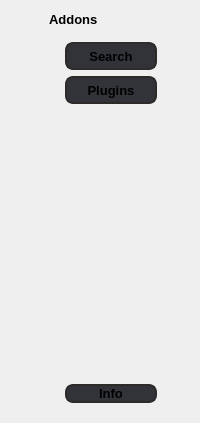
          <widget class="QWidget" name="page_14">
           <layout class="QGridLayout" name="gridLayout_34">
            <item row="0" column="0">
             <widget class="QPushButton" name="pushButton_48">
              <property name="sizePolicy">
               <sizepolicy hsizetype="Fixed" vsizetype="Fixed">
                <horstretch>0</horstretch>
                <verstretch>0</verstretch>
               </sizepolicy>
              </property>
              <property name="minimumSize">
               <size>
                <width>16</width>
                <height>16</height>
               </size>
              </property>
              <property name="styleSheet">
               <string notr="true">QPushButton {
	border-radius: 5px;
}

QPushButton:hover {
	background-color: rgb(76, 78, 84);
}

QPushButton:pressed {
	background-color: rgb(66, 68, 74);
	color: rgb(30, 31, 34);
}</string>
              </property>
              <property name="text">
               <string/>
              </property>
              <property name="icon">
               <iconset>
                <normalon>res/left_ar.png</normalon>
               </iconset>
              </property>
             </widget>
            </item>
            <item row="0" column="1">
             <widget class="QLabel" name="label_14">
              <property name="font">
               <font>
                <pointsize>10</pointsize>
                <weight>75</weight>
                <bold>true</bold>
               </font>
              </property>
              <property name="text">
               <string>Addons</string>
              </property>
             </widget>
            </item>
            <item row="1" column="0" colspan="2">
             <widget class="QFrame" name="frame_18">
              <property name="styleSheet">
               <string notr="true">QPushButton {
	background-color: rgb(49, 51, 56);
	border-radius: 8px;
    border: 2px solid #2d2a2a;
}

QPushButton:hover {
	background-color: rgb(59, 61, 66);
}

QPushButton:checked {
	background-color: rgb(76, 78, 84);
}</string>
              </property>
              <property name="frameShape">
               <enum>QFrame::NoFrame</enum>
              </property>
              <property name="frameShadow">
               <enum>QFrame::Raised</enum>
              </property>
              <layout class="QGridLayout" name="gridLayout_33">
               <item row="4" column="2">
                <widget class="QPushButton" name="pushButton_47">
                 <property name="font">
                  <font>
                   <pointsize>10</pointsize>
                   <weight>75</weight>
                   <bold>true</bold>
                  </font>
                 </property>
                 <property name="text">
                  <string>Info</string>
                 </property>
                </widget>
               </item>
               <item row="4" column="1">
                <widget class="QLabel" name="label_33">
                 <property name="sizePolicy">
                  <sizepolicy hsizetype="Fixed" vsizetype="Fixed">
                   <horstretch>0</horstretch>
                   <verstretch>0</verstretch>
                  </sizepolicy>
                 </property>
                 <property name="minimumSize">
                  <size>
                   <width>16</width>
                   <height>16</height>
                  </size>
                 </property>
                 <property name="maximumSize">
                  <size>
                   <width>16</width>
                   <height>16</height>
                  </size>
                 </property>
                 <property name="text">
                  <string/>
                 </property>
                 <property name="pixmap">
                  <pixmap>res/info_.png</pixmap>
                 </property>
                 <property name="scaledContents">
                  <bool>true</bool>
                 </property>
                </widget>
               </item>
               <item row="1" column="1">
                <widget class="QLabel" name="label_15">
                 <property name="sizePolicy">
                  <sizepolicy hsizetype="Fixed" vsizetype="Fixed">
                   <horstretch>0</horstretch>
                   <verstretch>0</verstretch>
                  </sizepolicy>
                 </property>
                 <property name="minimumSize">
                  <size>
                   <width>16</width>
                   <height>16</height>
                  </size>
                 </property>
                 <property name="maximumSize">
                  <size>
                   <width>16</width>
                   <height>16</height>
                  </size>
                 </property>
                 <property name="text">
                  <string/>
                 </property>
                 <property name="pixmap">
                  <pixmap>res/search.png</pixmap>
                 </property>
                 <property name="scaledContents">
                  <bool>true</bool>
                 </property>
                </widget>
               </item>
               <item row="2" column="1">
                <widget class="QLabel" name="label_30">
                 <property name="sizePolicy">
                  <sizepolicy hsizetype="Fixed" vsizetype="Fixed">
                   <horstretch>0</horstretch>
                   <verstretch>0</verstretch>
                  </sizepolicy>
                 </property>
                 <property name="minimumSize">
                  <size>
                   <width>16</width>
                   <height>16</height>
                  </size>
                 </property>
                 <property name="maximumSize">
                  <size>
                   <width>16</width>
                   <height>16</height>
                  </size>
                 </property>
                 <property name="text">
                  <string/>
                 </property>
                 <property name="pixmap">
                  <pixmap>res/plugin.png</pixmap>
                 </property>
                 <property name="scaledContents">
                  <bool>true</bool>
                 </property>
                </widget>
               </item>
               <item row="1" column="2">
                <widget class="QPushButton" name="pushButton_31">
                 <property name="minimumSize">
                  <size>
                   <width>92</width>
                   <height>28</height>
                  </size>
                 </property>
                 <property name="font">
                  <font>
                   <pointsize>10</pointsize>
                   <weight>75</weight>
                   <bold>true</bold>
                  </font>
                 </property>
                 <property name="layoutDirection">
                  <enum>Qt::LeftToRight</enum>
                 </property>
                 <property name="text">
                  <string>Search</string>
                 </property>
                 <property name="checkable">
                  <bool>true</bool>
                 </property>
                 <property name="autoRepeat">
                  <bool>true</bool>
                 </property>
                 <property name="autoExclusive">
                  <bool>true</bool>
                 </property>
                </widget>
               </item>
               <item row="2" column="2">
                <widget class="QPushButton" name="pushButton_41">
                 <property name="minimumSize">
                  <size>
                   <width>92</width>
                   <height>28</height>
                  </size>
                 </property>
                 <property name="font">
                  <font>
                   <pointsize>10</pointsize>
                   <weight>75</weight>
                   <bold>true</bold>
                  </font>
                 </property>
                 <property name="layoutDirection">
                  <enum>Qt::LeftToRight</enum>
                 </property>
                 <property name="text">
                  <string>Plugins</string>
                 </property>
                 <property name="checkable">
                  <bool>true</bool>
                 </property>
                 <property name="autoRepeat">
                  <bool>true</bool>
                 </property>
                 <property name="autoExclusive">
                  <bool>true</bool>
                 </property>
                </widget>
               </item>
               <item row="3" column="2">
                <spacer name="verticalSpacer_14">
                 <property name="orientation">
                  <enum>Qt::Vertical</enum>
                 </property>
                 <property name="sizeHint" stdset="0">
                  <size>
                   <width>12</width>
                   <height>274</height>
                  </size>
                 </property>
                </spacer>
               </item>
               <item row="1" column="0">
                <spacer name="horizontalSpacer_16">
                 <property name="orientation">
                  <enum>Qt::Horizontal</enum>
                 </property>
                 <property name="sizeHint" stdset="0">
                  <size>
                   <width>6</width>
                   <height>20</height>
                  </size>
                 </property>
                </spacer>
               </item>
               <item row="1" column="3">
                <spacer name="horizontalSpacer_15">
                 <property name="orientation">
                  <enum>Qt::Horizontal</enum>
                 </property>
                 <property name="sizeHint" stdset="0">
                  <size>
                   <width>6</width>
                   <height>20</height>
                  </size>
                 </property>
                </spacer>
               </item>
              </layout>
             </widget>
            </item>
           </layout>
          </widget>
